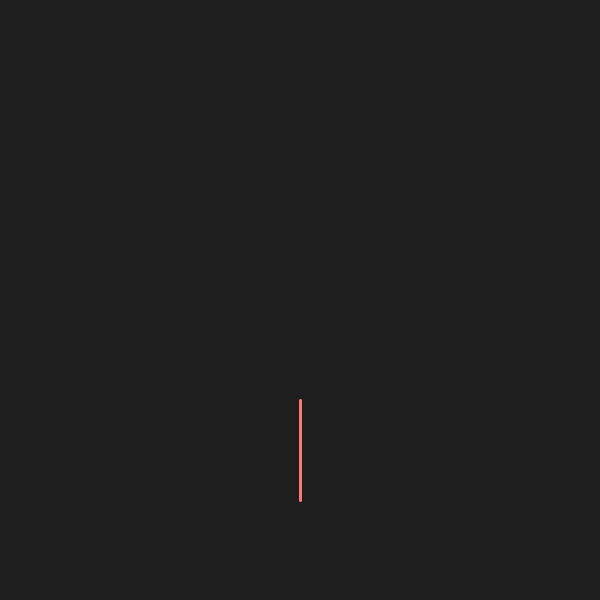
Frame 1 (no input)
Frame 60 (the mouse pressed at the canvas centre just before this capture): identical to frame 1, image omitted
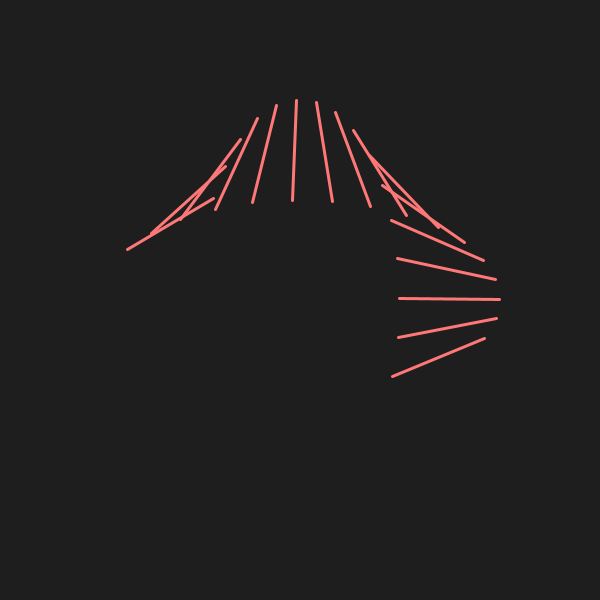
Frame 120 (the mouse held since frame 60 and released just before this capture)

The Processing sketch that drew these frames (run headless with seeded random() and noise(); from frame 60 on, the mouse is pressed at the canvas centre):

// Processing sketch: Parametrica
// ── Parametrica.pde
float t = 0;

void setup() {
  size(600, 600);
  background(30);
}

void draw() {
  background(30);
  for(int i = 0; i < map(mouseY, 0, height, 1, 30); i++){
    drawLine(2 * x(t + i), y(t + i), x(t + i), 2 * y(t + i));
  }
  //drawPoint(2 * x(t), y(t));
  //drawPoint(x(t), 2 * y(t));
  //drawLine(2 * x(t), y(t), x(t), 2 * y(t));
  t += map(mouseX, 0, width, 0, 0.2);
}

void drawPoint(float x, float y) { 
  stroke(255, 120, 120);
  strokeWeight(3);
  point(width / 2 + x, height / 2 + y);
}

void drawLine(float x1, float y1, float x2, float y2) {
  stroke(255, 120, 120);
  strokeWeight(3);
  line(width / 2 + x1, height / 2 + y1, width / 2 + x2, height / 2 + y2);
}

float x(float t) {
  return 100 * sin(t / 5);
}

float y(float t) {
  return 100 * cos(t / 5);
}
